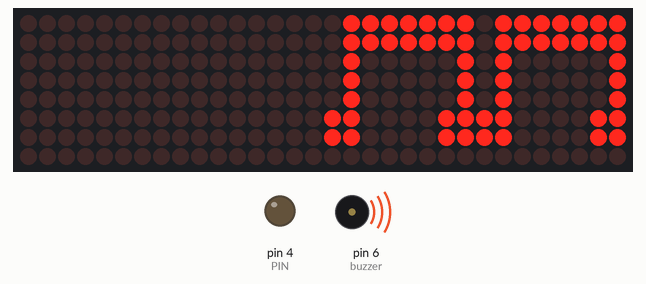
Simulated run of this sketch. Board: Arduino Uno, built with avr-gcc and run on an emulated ATmega328P. Shown: 32×8 LED matrix, output pins drawn as LEDs (lit = HIGH), buzzer (waves = sounding).

Above: at 0.1 s.
Timing chart, 0 to 130.0 s (numbered marks = the images above):
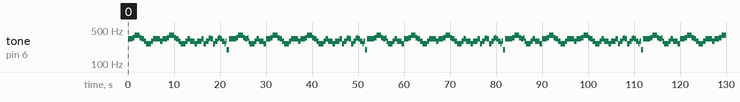

Measured:
- by itself, tone on pin 6 (buzzer): plays 330 Hz for 1.0 s, 350 Hz for 0.50 s, 393 Hz for 1.0 s, 350 Hz for 0.50 s, 330 Hz for 0.50 s, 294 Hz for 0.50 s … (209 notes in this stretch)

The sketch:

sing.ino
```cpp
// (licence header left out)
#include <Wire.h>                   //Library file
#include <LedControl.h>

/*Define the pins of the Dot matrix  */
#define DIN 9
#define CS  10
#define CLK 11
#define PIN 4
#define ADD true
#define SUB false

/*Define the pitch in the score*/
#define BL1 248
#define BL2 278
#define BL3 294
#define BL4 330
#define BL5 371
#define BL6 416
#define BL7 467

#define B1 495
#define B2 556
#define B3 624
#define B4 661
#define B5 742
#define B6 833
#define B7 935

#define BH1 990
#define BH2 1112
#define BH3 1178
#define BH4 1322
#define BH5 1484
#define BH6 1665
#define BH7 1869

#define NTC1 262
#define NTC2 294
#define NTC3 330
#define NTC4 350
#define NTC5 393
#define NTC6 441
#define NTC7 495

#define NTCL1 131
#define NTCL2 147
#define NTCL3 165
#define NTCL4 175
#define NTCL5 196
#define NTCL6 221
#define NTCL7 248

#define NTCH1 525
#define NTCH2 589
#define NTCH3 661
#define NTCH4 700
#define NTCH5 786
#define NTCH6 882
#define NTCH7 990

#define NTD0 -1
#define NTD1 294
#define NTD2 330
#define NTD3 350
#define NTD4 393
#define NTD5 441
#define NTD6 495
#define NTD7 556

#define NTDL1 147
#define NTDL2 165
#define NTDL3 175
#define NTDL4 196
#define NTDL5 221
#define NTDL6 248
#define NTDL7 278

#define NTDH1 589
#define NTDH2 661
#define NTDH3 700
#define NTDH4 786
#define NTDH5 882
#define NTDH6 990
#define NTDH7 1112

#define NTE1 330
#define NTE2 350
#define NTE3 393
#define NTE4 441
#define NTE5 495
#define NTE6 556
#define NTE7 624

#define NTEL1 165
#define NTEL2 175
#define NTEL3 196
#define NTEL4 221
#define NTEL5 248
#define NTEL6 278
#define NTEL7 312

#define NTEH1 661
#define NTEH2 700
#define NTEH3 786
#define NTEH4 882
#define NTEH5 990
#define NTEH6 1112
#define NTEH7 1248

int buzzer=6;      //Set the buzzer pin
int i = 0;
byte Music[8] = {0x7f,0x7f,0x41,0x41,0x41,0xc3,0xc3,0x00};
LedControl lc=LedControl(DIN,CLK,CS,PIN);


//Ode
int tune[]=
{
NTC3, NTC3, NTC4, NTC5, NTC5, NTC4, NTC3, NTC2, NTC1, NTC1, NTC2, NTC3, NTC3,NTC2, NTC2,
 NTC3, NTC3, NTC4, NTC5, NTC5, NTC4, NTC3, NTC2, NTC1, NTC1, NTC2, NTC3, NTC2, NTC1, NTC1,
NTC2, NTC2, NTC3,NTC1, NTC2, NTC3, NTC4, NTC3, NTC1, NTC2, NTC3, NTC4, NTC3, NTC2,

NTC1, NTC2, NTCL5, NTC3, NTC3, NTC3, NTC4, NTC5, NTC5, NTC4, NTC3, NTC4, NTC2, NTC1, NTC1, NTC2, NTC3,
 NTC2, NTC1,NTC1,
};

float durt[]=
{
1, 1, 1, 1, 1, 1, 1, 1, 1, 1, 1, 1, 2, 0.5, 0.5, 1, 1, 1, 1, 1, 1, 1, 1,
1, 1, 1, 1, 2, 0.5, 0.5, 1, 1, 1, 1, 1, 0.5, 0.5, 1, 1, 1, 0.5, 0.5, 1, 1,
0.5, 0.5, 1, 1, 1, 1, 1, 1, 1, 1, 1, 0.5, 0.5, 1, 1, 1, 1, 2, 0.5, 0.5,
};

//Happy Birthday
/*
int tune[]=
{
NTC5, NTC5, NTC6, NTC5, NTCH1, NTC7,
NTC5, NTC5, NTC6, NTC5, NTCH2, NTCH1,
NTC5, NTC5, NTCH5, NTCH3, NTCH1, NTC7, NTC6,
NTCH4, NTCH4, NTCH3, NTCH1, NTCH2, NTCH1,
};
float durt[]=
{
0.5, 0.5, 1, 1, 1, 2,
 0.5, 0.5, 1, 1, 1, 2,
 0.5, 0.5, 1, 1, 1, 1, 2,
 0.5, 0.5, 1, 1, 1, 2,
};
*/


void PlayTest()
{
 int length = sizeof(tune)/sizeof(tune[0]);
 for(int x=0; x < length;x++)
  {
    tone(buzzer,tune[x]);
    delay(500*durt[x]);   /*This is used to adjust the delay according to the beat.
                            The 500 parameter can be adjusted by yourself. In this music,
                            500 is more suitable.*/
    noTone(buzzer);
  }

}

/*Dot matrix display Music pattern*/
void printByte_Music(byte character [])
{
     int i = 0;
     for(i=0;i<8;i++)
     {
          lc.setRow(0,i,character[i]);   //1 represents the second dot matrix, and 0 represents the first dot matrix
          lc.setRow(1,i,character[i]);
      }
}

/*initialization setting*/
void setup()
{
     pinMode(buzzer,OUTPUT);
     lc.shutdown(0,false);
     lc.setIntensity(0,1);
     lc.shutdown(1,false);
     lc.setIntensity(1,1);
     lc.clearDisplay(0);
     pinMode(4,OUTPUT);
    digitalWrite(4,0);  //Pin 4 is the pin of the color recognition sensor searchlight
    /* In order to reduce the load of the power supply,
    * we initialize the searchlight of the color recognition sensor when it is initialized
    * (this is not necessary when the color recognition sensor is used)
    */
}

/*Main function*/
void loop()
{
         printByte_Music(Music);
         PlayTest();
}
```
